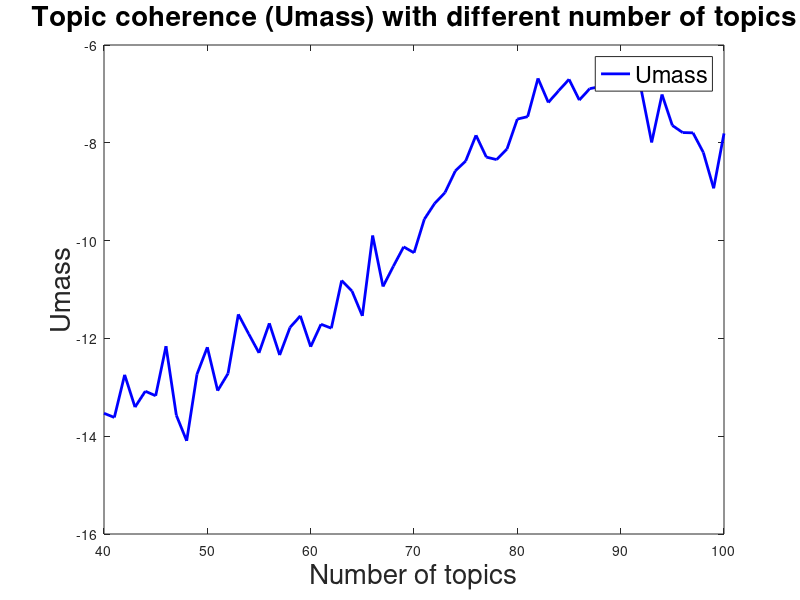
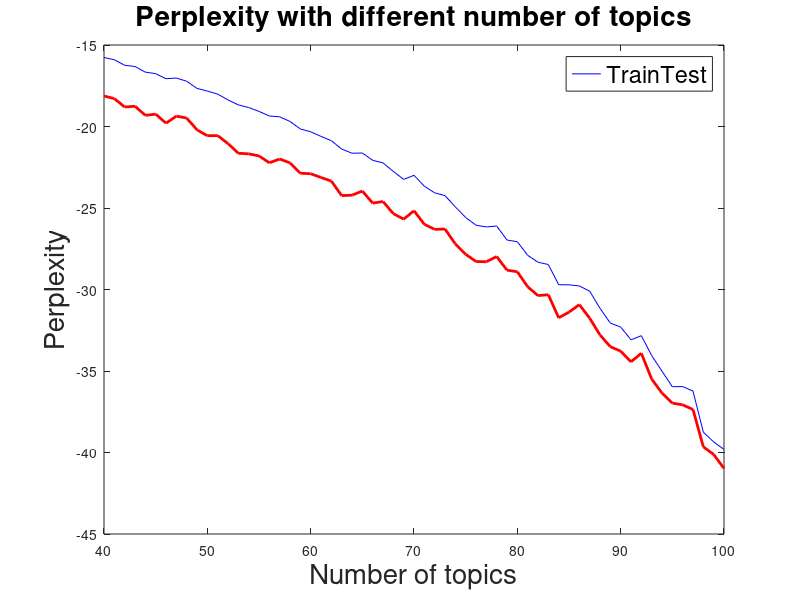

The MATLAB script that drew these images, in order:
data_umass = load("Data/Result/China_50_result_umass.csv");
data_perplexity_train = load("Data/Result/China_50_result_perplexity_train.csv");
data_perplexity_test = load("Data/Result/China_50_result_perplexity_test.csv");

f1 = figure;
plot(data_umass(:,1), data_umass(:,2), "-b", "linewidth",2);
xlabel("Number of topics", "FontSize", 20);
ylabel("Umass", "FontSize", 20);

title("Topic coherence (Umass) with different number of topics", "FontSize", 20);
legend('Umass', "FontSize", 17);

f2 = figure;
plot(data_perplexity_train(:, 1), data_perplexity_train(:, 2), "-b", data_perplexity_test(:, 1), data_perplexity_test(:, 2), "-r", "linewidth", 2);
xlabel("Number of topics", "FontSize", 20);
ylabel("Perplexity", "FontSize", 20);

title("Perplexity with different number of topics", "FontSize", 20);
legend(["Train", "Test"], "FontSize", 17);


% 77 for France 
% 90 for China
% 79 for Germany
% 82 for Japan
% 92 for Korea
% 76 for Vietnam